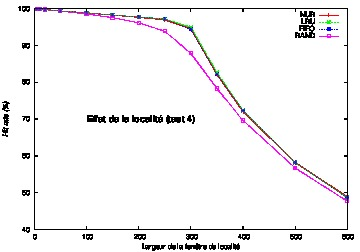

The script that saved this image:
set style data linespoints
set xlabel "Largeur de la fenêtre de localité"
set ylabel "Hit rate (%)" font "Helvetica-Oblique"
set label "Effet de la localité (test 4)" font "Helvetica-Bold,18" at 100,70 
set encoding utf8
set terminal postscript eps color
set output "t4-locality.eps"
plot "t4-locality" using 1:2 t "NUR", "t4-locality" using 1:3 t "LRU", "t4-locality" using 1:4 t "FIFO", "t4-locality" using 1:5 t "RAND"
